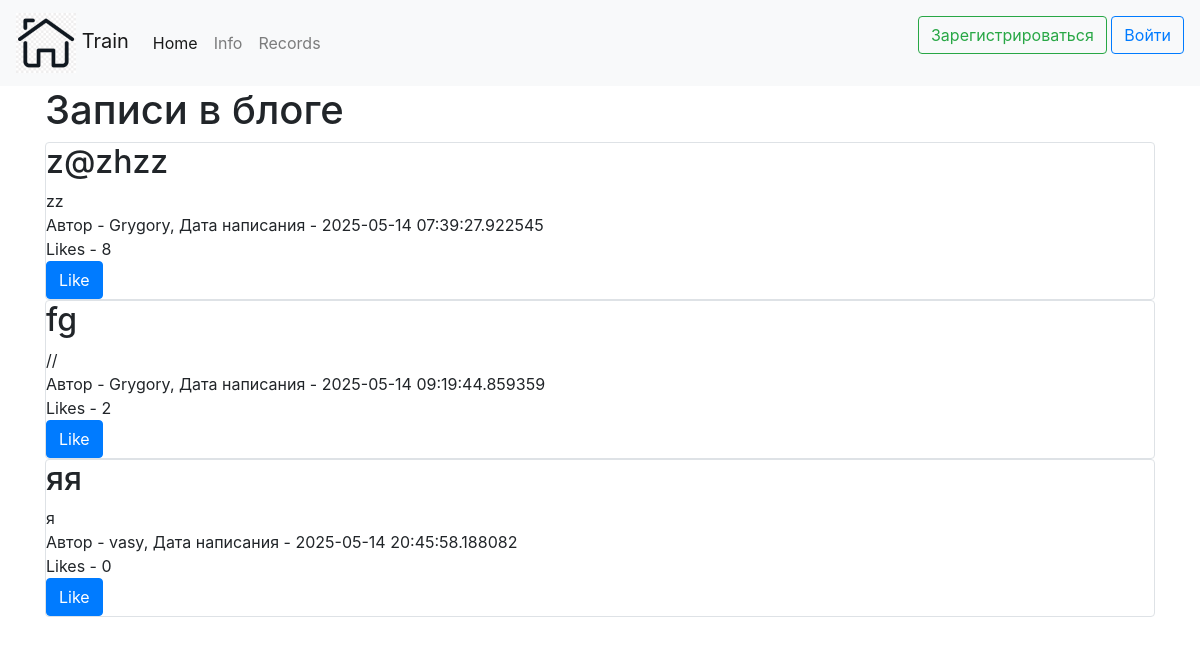
/profile, run on the app's committed database.
### data/news.py (models this page shows)
class News(SqlAlchemyBase, SerializerMixin):
    __tablename__ = 'news'
    id = sqlalchemy.Column(sqlalchemy.Integer,
                           primary_key=True, autoincrement=True)
    title = sqlalchemy.Column(sqlalchemy.String, nullable=True)
    content = sqlalchemy.Column(sqlalchemy.String, nullable=True)
    created_date = sqlalchemy.Column(sqlalchemy.DateTime,
                                     default=datetime.datetime.now)
    is_private = sqlalchemy.Column(sqlalchemy.Boolean, default=True)
    user_id = sqlalchemy.Column(sqlalchemy.Integer,
                                sqlalchemy.ForeignKey("users.id"))
    likes = sqlalchemy.Column(sqlalchemy.String, default='0')
    user = orm.relationship('User')

### data/users.py (models this page shows, shortened)
class User(SqlAlchemyBase, UserMixin, SerializerMixin):
    __tablename__ = 'users'
    id = sqlalchemy.Column(sqlalchemy.Integer,
                           primary_key=True, autoincrement=True)
    name = sqlalchemy.Column(sqlalchemy.String, nullable=True)
    about = sqlalchemy.Column(sqlalchemy.String, nullable=True)
    email = sqlalchemy.Column(sqlalchemy.String,
                              index=True, unique=True, nullable=True)
    hashed_password = sqlalchemy.Column(sqlalchemy.String, nullable=True)
    created_date = sqlalchemy.Column(sqlalchemy.DateTime,
                                     default=datetime.datetime.now)
    news = orm.relationship("News", back_populates='user')
    height = sqlalchemy.Column(sqlalchemy.Integer)
    weight = sqlalchemy.Column(sqlalchemy.Integer)
    age = sqlalchemy.Column(sqlalchemy.Integer)
    sex = sqlalchemy.Column(sqlalchemy.String, nullable=True)
    rating = sqlalchemy.Column(sqlalchemy.Integer)

### main.py (the view)
@app.route("/profile")
def index():
    db_sess = db_session.create_session()
    news = db_sess.query(News).filter(News.is_private is not True)
    if current_user.is_authenticated:
        news = db_sess.query(News).filter(
            (News.user == current_user) | (News.is_private is not True))
    else:
        news = db_sess.query(News).filter(News.is_private is not True)
    if current_user.is_authenticated:
        return render_template("index.html", user_name=session['name'], news=news)
    else:
        return render_template("index.html", news=news)

### data/db_session.py (called while the page is built)
def create_session() -> Session:
    global __factory
    return __factory()

### templates/index.html (shortened to what this page needs)
{% extends "base.html" %}
{% block content %}
<h1>Записи в блоге</h1>
{% for item in news%}
<div class="col-md6 border rounded">
    <h2>{{item.title}}</h2>
    <div>
        {{item.content}}
    </div>
    <div>
        Автор - {{item.user.name}}, Дата написания - {{item.created_date}}
    </div>
    <div>
        Likes - {{item.likes}}
    </div>
    <a href="/like/{{ item.id }}" class="btn btn-primary">
            Like
        </a>
</div>
{% endfor %}
{% endblock %}

### data on the page
News: title "z@zhzz", content "zz", user.name "Grygory", created_date "2025-05-14 07:39:27.922545", likes "8"
News: title "fg", content "//", user.name "Grygory", created_date "2025-05-14 09:19:44.859359", likes "2"
News: title "яя", content "я", user.name "vasy", created_date "2025-05-14 20:45:58.188082", likes "0"
